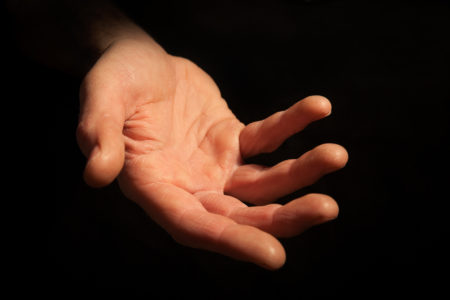
#> input picture HW_2/hand1.jpg, 450 x 300 px
$ python test.py
#> lines starting #> are read from the running program, lines starting #| are printed output that depends on the picture
#> further down, img is the input picture: shape (300, 450, 3); mean B, G, R 22.3, 31.4, 51.6
import os
import cv2 as cv2
import numpy as np
from matplotlib import pyplot as plt

def rgb2hsv(img):
    r,g,b = cv2.split(img)      # 分離RGB
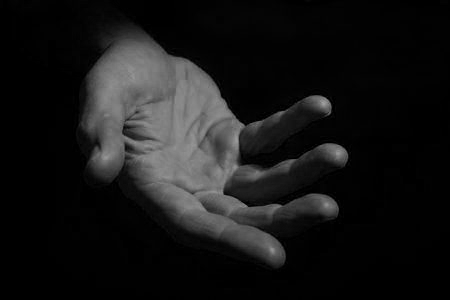
#> r: shape (300, 450); min 0, max 161, mean 22.3
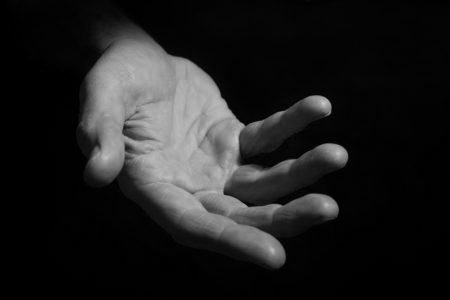
#> g: shape (300, 450); min 0, max 201, mean 31.4
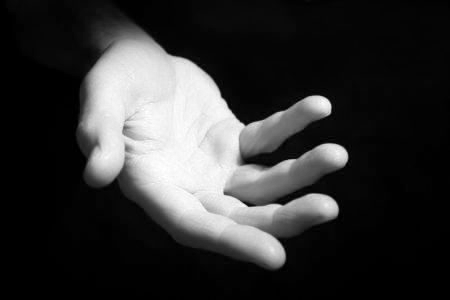
#> b: shape (300, 450); min 0, max 255, mean 51.6
    r, g, b = r/255.0, g/255.0, b/255.0
    h = img.shape[0]    # 高(直行)
#> h = 300
    w = img.shape[1]    # 寬(橫列)
#> w = 450
    # HSV 分別承接經過公式轉換後的H,S,V值
    H, S, V = np.zeros((h, w), np.float32),  np.zeros((h, w), np.float32),  np.zeros((h, w), np.float32)

    for i in range(0, h):
        for j in range(0, w):
            max_ = max((b[i, j], g[i, j], r[i, j]))
            min_ = min((b[i, j], g[i, j], r[i, j]))
            # H
            if max_ == min_:           # 當 max = min 時，相位角為'0度'
                H[i, j] = 0
            elif max_ == r[i, j]:      # 當 r  為 max 時，相位角為'60度'
                if g[i, j] >= b[i, j]:      # 當 g >= b 時，+0
                    H[i, j] = (60 * ((g[i, j]) - b[i, j]) / (max_ - min_))
                else:                       # 當 g < b 時，+360
                    H[i, j] = (60 * ((g[i, j]) - b[i, j]) / (max_ - min_))+360
            elif max_ == g[i, j]:       # 當 g 為 max 時，相位角為'60度' + 120
                H[i, j] = 60 * ((b[i, j]) - r[i, j]) / (max_ - min_) + 120
            elif max_ == b[i, j]:       # 當 b 為 max 時，相位角為'60度' + 240
                H[i, j] = 60 * ((r[i, j]) - g[i, j]) / (max_ - min_)+ 240
            # hsv 中的值是 0-360, 0-1, 0-1，但是在 openCV 中 hsv 的值是 0-180, 0-255, 0-255
            H[i,j] =int( H[i,j] / 2)
            # S
            if max_ == 0:
                S[i, j] = 0
            else:
                S[i, j] =int( (max_ - min_)/max_*255)
            # V
            V[i, j] =int( max_*255)
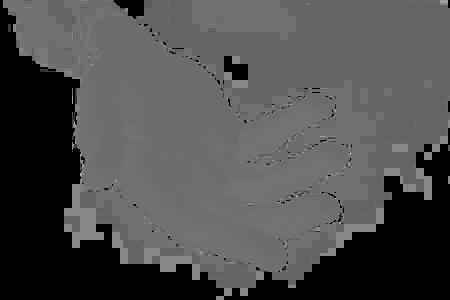
#> H: shape (300, 450) float32; min 0, max 175, mean 77.1
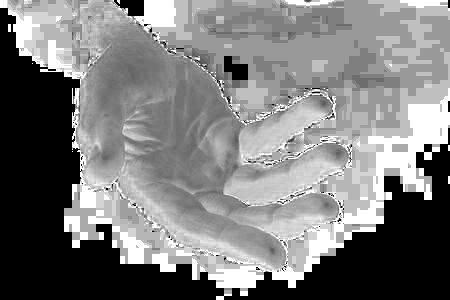
#> S: shape (300, 450) float32; min 0, max 255, mean 122.9
    # 合併輸出
    HSV = cv2.merge([H,S,V])
    HSV=np.array(HSV,dtype='uint8')
    return HSV
    # 不合併輸出
    # return H, S, V


img = cv2.imread('hand1.jpg',-1)
img_rgb2hsv = rgb2hsv(img)

kernel = np.ones((5,5),np.uint8)
opening = cv2.morphologyEx(img_rgb2hsv, cv2.MORPH_OPEN, kernel)  # 斷開，先侵蝕 後擴張，去除圖像中的小亮點
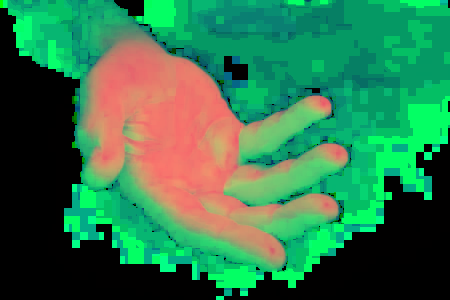
#> opening: shape (300, 450, 3); mean of channels 0, 1, 2 76.4, 118.2, 51; drawn as B, G, R
closing = cv2.morphologyEx(img_rgb2hsv, cv2.MORPH_CLOSE, kernel)  # 閉合，先擴張 後侵蝕，去除圖像中的小黑點
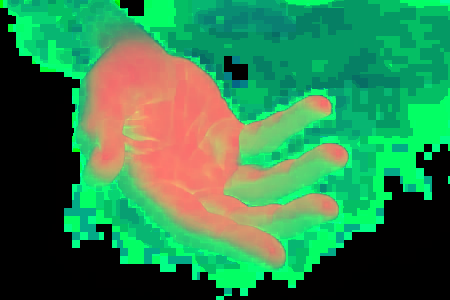
#> closing: shape (300, 450, 3); mean of channels 0, 1, 2 78, 127.4, 52.2; drawn as B, G, R

cv2.imshow('img_00',opening)
cv2.imshow('img_01',closing)

cv2.waitKey()

$ run again, with HW_2/hand2.jpg copied over HW_2/hand1.jpg
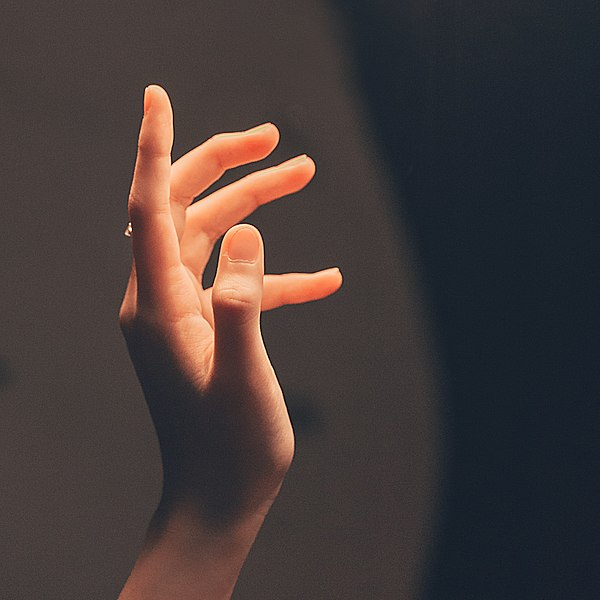
#> input picture HW_2/hand2.jpg, 600 x 600 px
#> img is the input picture: shape (600, 600, 3); mean B, G, R 56.9, 58.1, 68.4
#> after the loop in rgb2hsv, `for i in range(0, h):`:
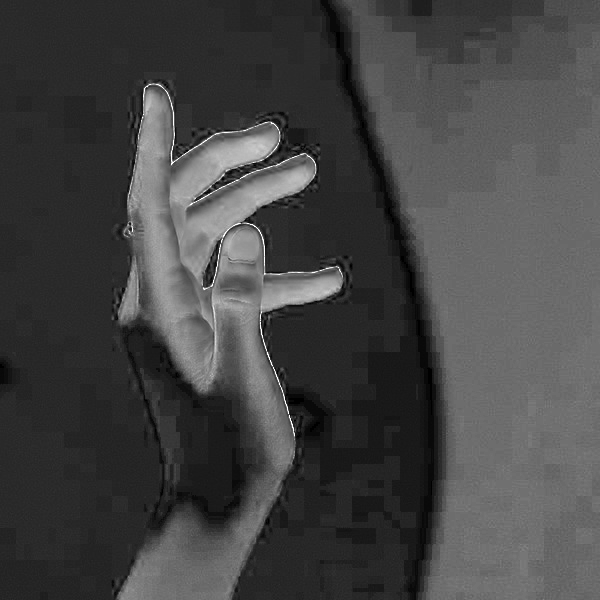
#> S: shape (600, 600) float32; min 0, max 255, mean 68.6
#> in rgb2hsv, `HSV = cv2.merge([H,S,V])`:
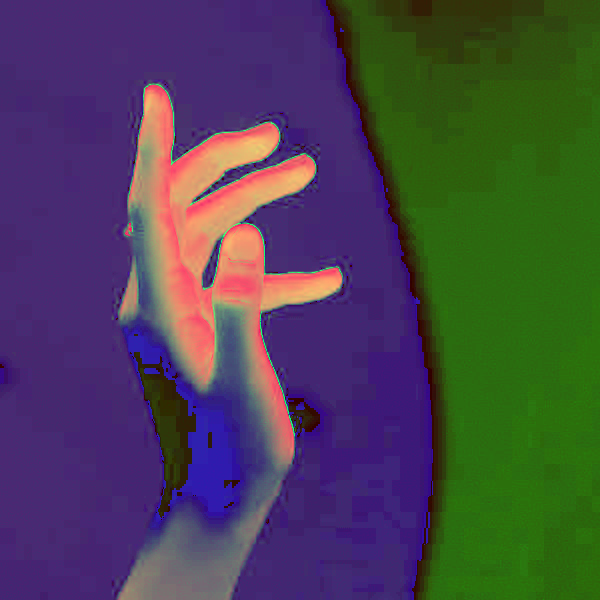
#> HSV: shape (600, 600, 3) float32; mean of channels 0, 1, 2 80, 68.6, 74; drawn as B, G, R

$ run again, with HW_2/hand3.jpg copied over HW_2/hand1.jpg
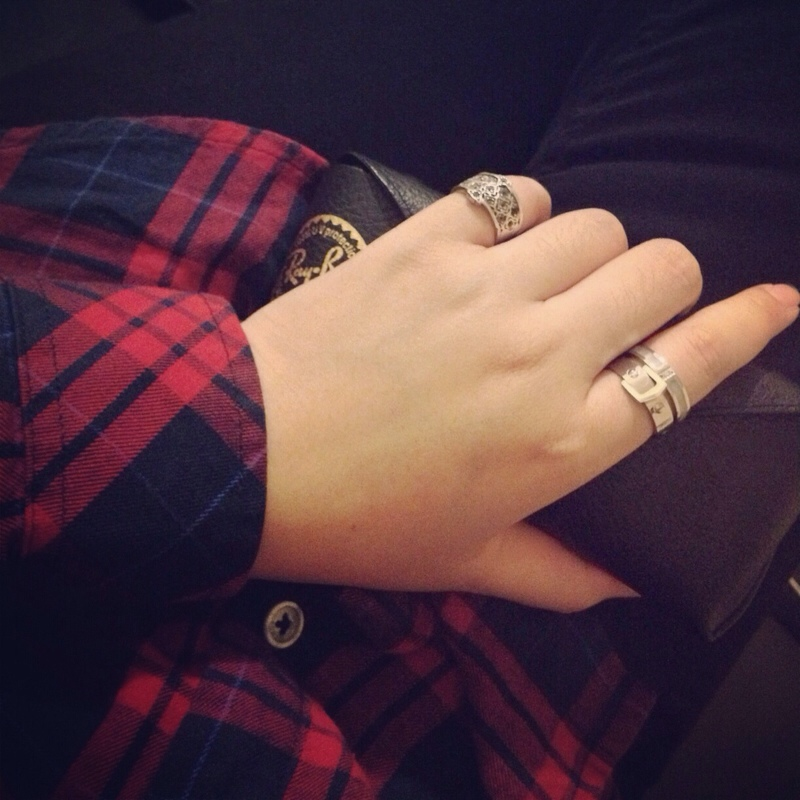
#> input picture HW_2/hand3.jpg, 800 x 800 px
#> img is the input picture: shape (800, 800, 3); mean B, G, R 64.9, 55.5, 83.4
#> after the loop in rgb2hsv, `for i in range(0, h):`:
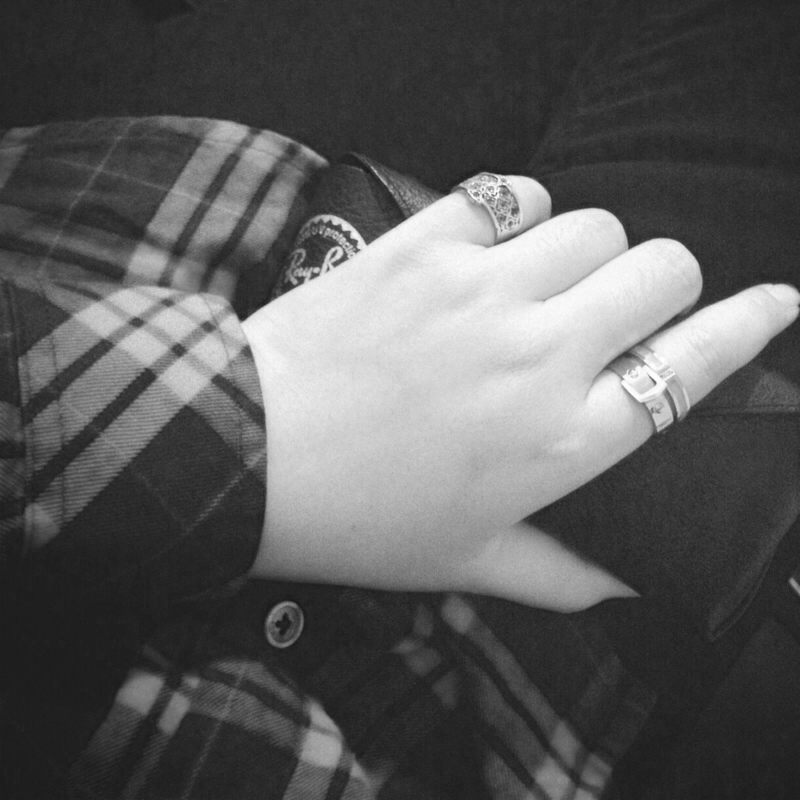
#> V: shape (800, 800) float32; min 23, max 255, mean 90.8
#> `closing = cv2.morphologyEx(img_rgb2hsv, cv2.MORPH_CLOSE, kernel)`:
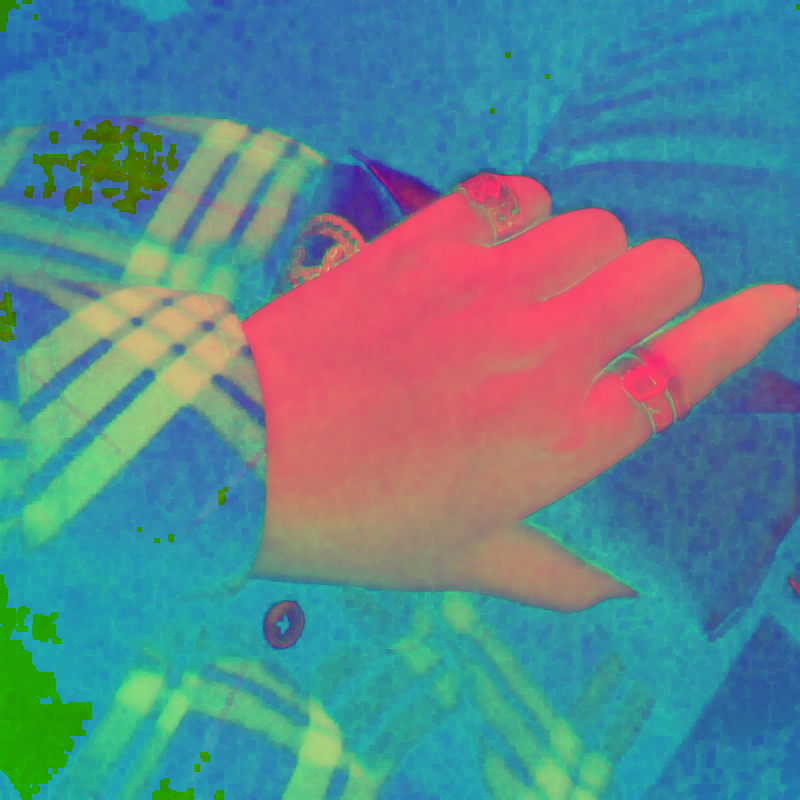
#> closing: shape (800, 800, 3); mean of channels 0, 1, 2 141.7, 133.1, 93.9; drawn as B, G, R
